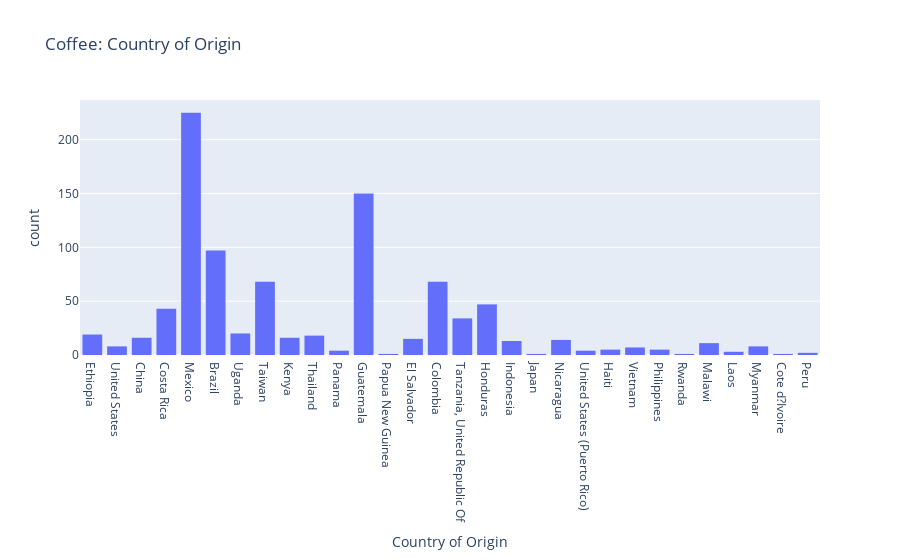
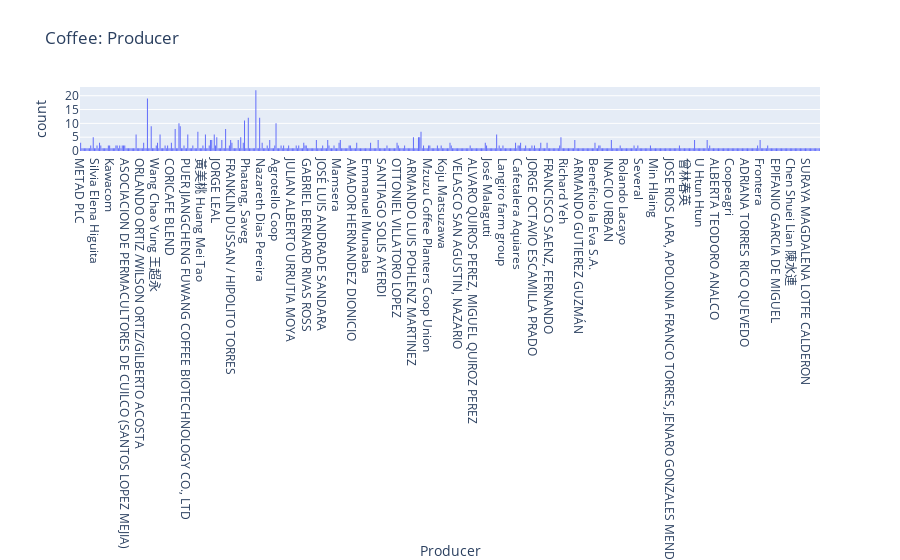
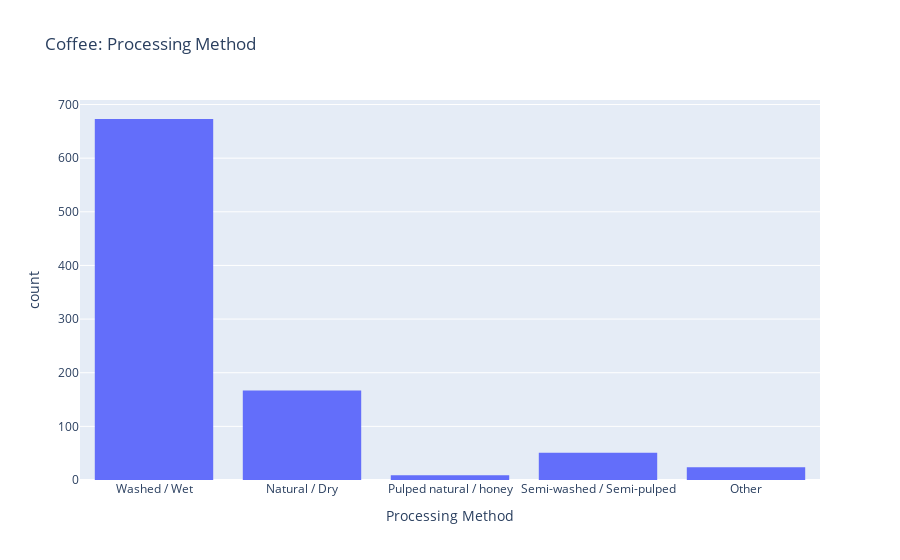
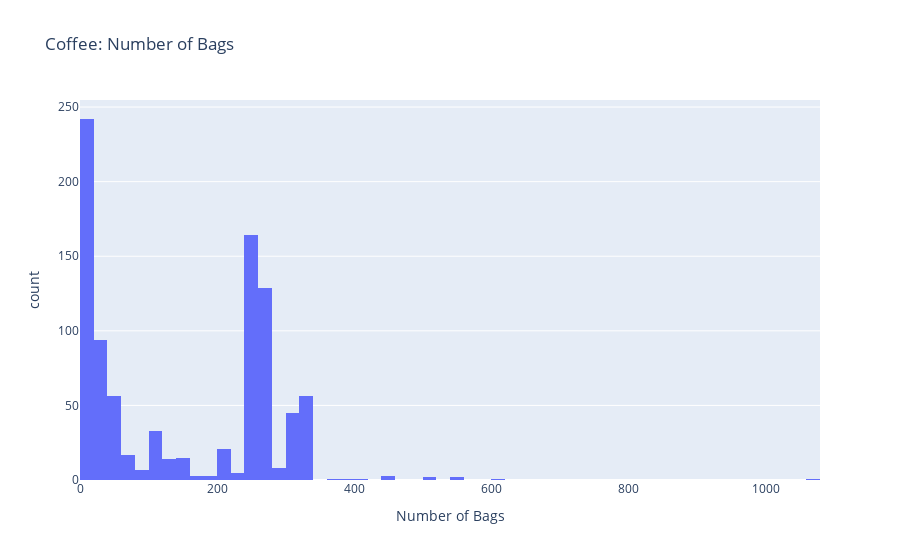

The cell these charts' notebook holds for them, in order:
### Markdown cell above
## Plot 
Plot a plotly histogram for each of the remaining columns. Can you write a loop?

### Code cell
for column in coffee_df_reduced.columns:
    fig = px.histogram(
        coffee_df_reduced, 
        x = column, 
        title = "Coffee: " + str(column)
    )
    fig.show()

### Figure 1 — Plotly figure (JSON) as saved in the notebook; plotly's stock layout.template omitted (floating-point values rounded to 4 significant figures; data arrays with more than 128 entries replaced by an {"elided": "..."} marker saying what was removed)
{"data": [{"alignmentgroup": "True", "bingroup": "x", "hovertemplate": "Country of Origin=%{x}<br>count=%{y}<extra></extra>", "legendgroup": "", "marker": {"color": "#636efa", "pattern": {"shape": ""}}, "name": "", "offsetgroup": "", "orientation": "v", "showlegend": false, "type": "histogram", "x": {"elided": "924 str values"}, "xaxis": "x", "yaxis": "y"}], "layout": {"barmode": "relative", "legend": {"tracegroupgap": 0}, "title": {"text": "Coffee: Country of Origin"}, "xaxis": {"anchor": "y", "domain": [0, 1], "title": {"text": "Country of Origin"}}, "yaxis": {"anchor": "x", "domain": [0, 1], "title": {"text": "count"}}}}

### Figure 2 — Plotly figure (JSON) as saved in the notebook; plotly's stock layout.template omitted (floating-point values rounded to 4 significant figures; data arrays with more than 128 entries replaced by an {"elided": "..."} marker saying what was removed)
{"data": [{"alignmentgroup": "True", "bingroup": "x", "hovertemplate": "Producer=%{x}<br>count=%{y}<extra></extra>", "legendgroup": "", "marker": {"color": "#636efa", "pattern": {"shape": ""}}, "name": "", "offsetgroup": "", "orientation": "v", "showlegend": false, "type": "histogram", "x": {"elided": "924 str values"}, "xaxis": "x", "yaxis": "y"}], "layout": {"barmode": "relative", "legend": {"tracegroupgap": 0}, "title": {"text": "Coffee: Producer"}, "xaxis": {"anchor": "y", "domain": [0, 1], "title": {"text": "Producer"}}, "yaxis": {"anchor": "x", "domain": [0, 1], "title": {"text": "count"}}}}

### Figure 3 — Plotly figure (JSON) as saved in the notebook; plotly's stock layout.template omitted (floating-point values rounded to 4 significant figures; data arrays with more than 128 entries replaced by an {"elided": "..."} marker saying what was removed)
{"data": [{"alignmentgroup": "True", "bingroup": "x", "hovertemplate": "Processing Method=%{x}<br>count=%{y}<extra></extra>", "legendgroup": "", "marker": {"color": "#636efa", "pattern": {"shape": ""}}, "name": "", "offsetgroup": "", "orientation": "v", "showlegend": false, "type": "histogram", "x": {"elided": "924 str values"}, "xaxis": "x", "yaxis": "y"}], "layout": {"barmode": "relative", "legend": {"tracegroupgap": 0}, "title": {"text": "Coffee: Processing Method"}, "xaxis": {"anchor": "y", "domain": [0, 1], "title": {"text": "Processing Method"}}, "yaxis": {"anchor": "x", "domain": [0, 1], "title": {"text": "count"}}}}

### Figure 4 — Plotly figure (JSON) as saved in the notebook; plotly's stock layout.template omitted (floating-point values rounded to 4 significant figures; data arrays with more than 128 entries replaced by an {"elided": "..."} marker saying what was removed)
{"data": [{"alignmentgroup": "True", "bingroup": "x", "hovertemplate": "Number of Bags=%{x}<br>count=%{y}<extra></extra>", "legendgroup": "", "marker": {"color": "#636efa", "pattern": {"shape": ""}}, "name": "", "offsetgroup": "", "orientation": "v", "showlegend": false, "type": "histogram", "x": {"elided": "924 int values"}, "xaxis": "x", "yaxis": "y"}], "layout": {"barmode": "relative", "legend": {"tracegroupgap": 0}, "title": {"text": "Coffee: Number of Bags"}, "xaxis": {"anchor": "y", "domain": [0, 1], "title": {"text": "Number of Bags"}}, "yaxis": {"anchor": "x", "domain": [0, 1], "title": {"text": "count"}}}}
